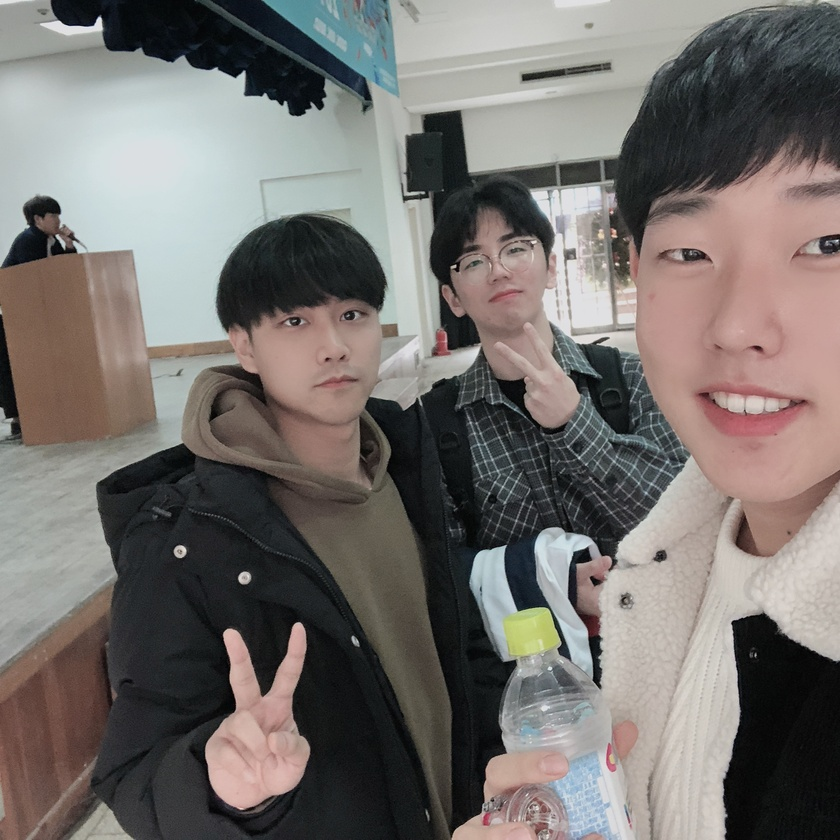
#> input picture HW/Hangjoo/OpenCV/sample_image.jpg, 840 x 840 px, shrunk from 2160 x 2160 before the run
$ python BlurMovie.py
#> lines starting #> are read from the running program, lines starting #| are printed output that depends on the picture
import cv2
import numpy as np

def blurMovie():
    src = cv2.imread("sample_image.jpg", cv2.IMREAD_COLOR)
#> src is the input picture: shape (840, 840, 3); mean B, G, R 109.2, 112.4, 117.3

    # 세로, 가로, 채널 값 추출.
    height, width, channel = src.shape
#> height = 840; width = 840; channel = 3
    # 코덱 설정.
    fcc = cv2.VideoWriter_fourcc('D', 'I', 'V', 'X')
    # 프레임 설정.
    fps = 20

    # 동영상을 저장하는 객체 생성.
    Movie = cv2.VideoWriter("./Result/Blur/Blur_Moive.avi", fcc, fps, (width, height))

    # 블러 처리.
    for i in range(1, 300):
        # 블러 처리 정도.
        k = int((-20/(150**2))*(i-150)+20)
        dst = cv2.blur(src, (k, k), anchor=(-1, -1), borderType=cv2.BORDER_DEFAULT)
        Movie.write(dst)
        print(i,"/300")
#> this loop made 299 passes
#> pass 1, in blurMovie, `dst = cv2.blur(src, (k, k), anchor=(-1, -1), borderType=cv2.BORDER_DEF..`:
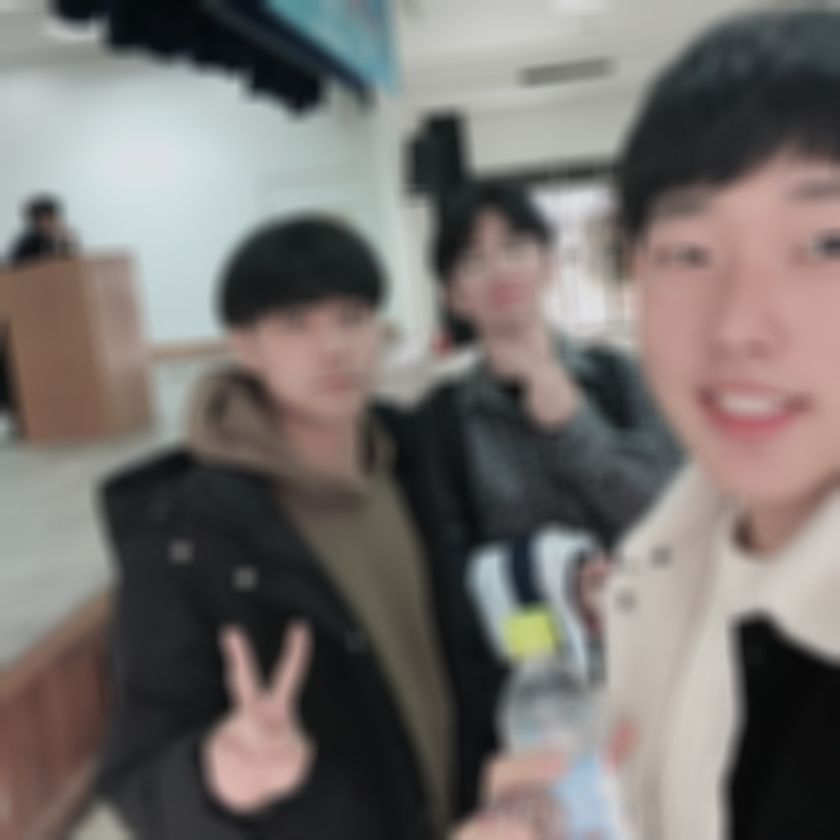
#> dst: shape (840, 840, 3); mean B, G, R 109.2, 112.4, 117.3

    print("Success.")


blurMovie()
